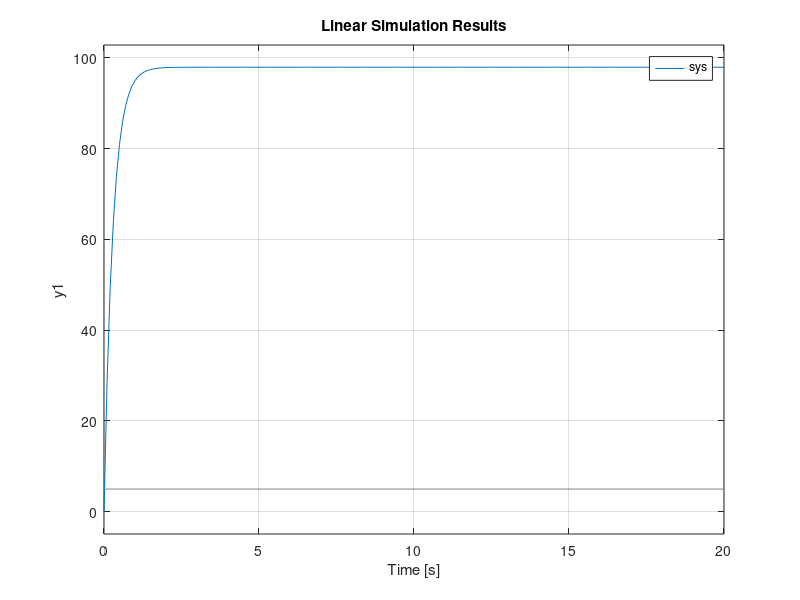

This figure's MATLAB source:
Ra = 1.22;
Ke = 0.032;
J = 382*10^-6;
b = 0.09*10^-3;

A = -((Ra*Ke^2)/J + b/J);
B = Ke/(J*Ra);
C = 1;
D = 0;

T = 0:0.1:20;
U = ones(size(T))*5;
X0 = [0];

sys = ss(A,B,C,D)
lsim(sys,U,T,X0)